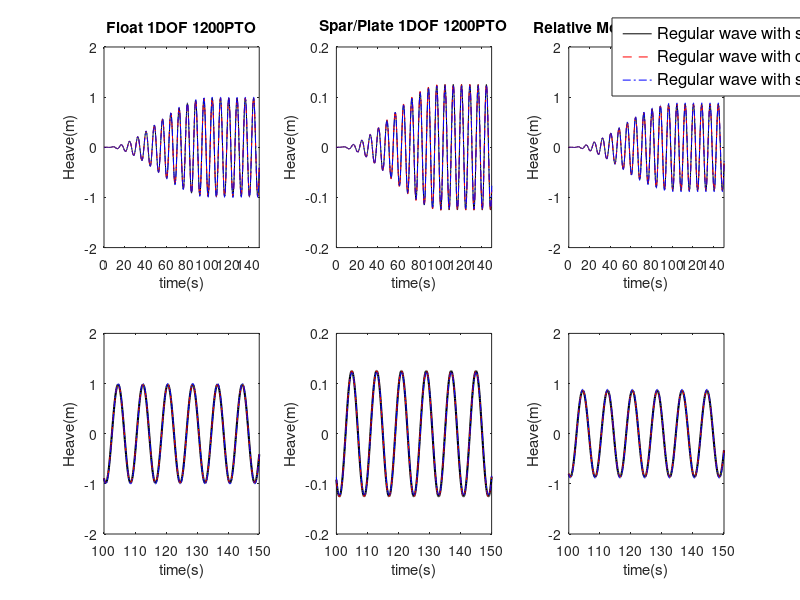

This chart was generated by the following MATLAB code:
%%%%%%%%%%%%%%%%%%%%%%%%%%%%%%%%%%%%%%%%%%%%%%%%%%%%%%%%%%%%%%%%%%%%%%%%%%%
% Copyright 2014 the National Renewable Energy Laboratory and Sandia Corporation
% 
% Licensed under the Apache License, Version 2.0 (the "License");
% you may not use this file except in compliance with the License.
% You may obtain a copy of the License at
% 
%     http://www.apache.org/licenses/LICENSE-2.0
% 
% Unless required by applicable law or agreed to in writing, software
% distributed under the License is distributed on an "AS IS" BASIS,
% WITHOUT WARRANTIES OR CONDITIONS OF ANY KIND, either express or implied.
% See the License for the specific language governing permissions and
% limitations under the License.
%%%%%%%%%%%%%%%%%%%%%%%%%%%%%%%%%%%%%%%%%%%%%%%%%%%%%%%%%%%%%%%%%%%%%%%%%%%

% Plots solver-to-solver comparison for the newly run simulation for the
% regular waves.

%% Load Data
cd regular
load('regular.mat')       % Load WEC-Sim Run Data
cd .. ; cd regularCIC
load('regularCIC.mat')    % Load WEC-Sim Run Data
cd .. ; cd regularSS
load('regularSS.mat')     % Load WEC-Sim Run Data
cd .. 

fprintf('\nRegular wave with sinusoidal assumption')
fprintf(['\nBody1_Heave Max Diff = ' num2str(regular.B1_H_max) ...
    ' m at time = ' num2str(regular.B1.WEC_Sim_org.time(regular.B1_H_I)) 's\n'])
fprintf(['Body2_Heave Max Diff = ' num2str(regular.B2_H_max) ...
    ' m at time = ' num2str(regular.B2.WEC_Sim_org.time(regular.B2_H_I)) 's\n'])
fprintf(['Relative_Heave Max Diff = ' num2str(regular.Rel_H_max) ...
    ' m at time = ' num2str(regular.Rel.WEC_Sim_org.time(regular.Rel_H_I)) 's\n'])

fprintf('\nRegular wave with convolution Integral')
fprintf(['\nBody1_Heave Max Diff = ' num2str(regularCIC.B1_H_max) ...
    ' m at time = ' num2str(regularCIC.B1.WEC_Sim_org.time(regularCIC.B1_H_I)) 's\n'])
fprintf(['Body2_Heave Max Diff = ' num2str(regularCIC.B2_H_max) ...
    ' m at time = ' num2str(regularCIC.B2.WEC_Sim_org.time(regularCIC.B2_H_I)) 's\n'])
fprintf(['Relative_Heave Max Diff = ' num2str(regularCIC.Rel_H_max) ...
    ' m at time = ' num2str(regularCIC.Rel.WEC_Sim_org.time(regularCIC.Rel_H_I)) 's\n'])

fprintf('\nRegular wave with state space')
fprintf(['\nBody1_Heave Max Diff = ' num2str(regularSS.B1_H_max) ...
    ' m at time = ' num2str(regularSS.B1.WEC_Sim_org.time(regularSS.B1_H_I)) 's\n'])
fprintf(['Body2_Heave Max Diff = ' num2str(regularSS.B2_H_max) ...
    ' m at time = ' num2str(regularSS.B2.WEC_Sim_org.time(regularSS.B2_H_I)) 's\n'])
fprintf(['Relative_Heave Max Diff = ' num2str(regularSS.Rel_H_max) ...
    ' m at time = ' num2str(regularSS.Rel.WEC_Sim_org.time(regularSS.Rel_H_I)) 's\n'])

%% Plot Heave Comparisons
h=figure('units','normalized','outerposition',[0 0 1 1]);
% First Row = All simulations, all times
% Second Row = All simulations, t=350-400s
% Third Row = Original and New WEC-Sim runs only, t=350-400s

%First Column: Body 1 Heave
startTime = 100;
subplot(2,3,1)
plot(   regular.B1.WEC_Sim_new.time,   regular.B1.WEC_Sim_new.heave,'k-',...
     regularCIC.B1.WEC_Sim_new.time,regularCIC.B1.WEC_Sim_new.heave,'r--',...
      regularSS.B1.WEC_Sim_new.time, regularSS.B1.WEC_Sim_new.heave,'b-.')
xlabel('time(s)')
ylabel('Heave(m)')
title('Float 1DOF 1200PTO')
xlim([0 150])
ylim([-2 2])

subplot(2,3,4)
m=plot(   regular.B1.WEC_Sim_new.time(find(    regular.B1.WEC_Sim_new.time==startTime):end),...
          regular.B1.WEC_Sim_new.heave(find(   regular.B1.WEC_Sim_new.time==startTime):end),'k-',...
       regularCIC.B1.WEC_Sim_new.time(find( regularCIC.B1.WEC_Sim_new.time==startTime):end),...
       regularCIC.B1.WEC_Sim_new.heave(find(regularCIC.B1.WEC_Sim_new.time==startTime):end),'r--',...
        regularSS.B1.WEC_Sim_new.time(find(  regularSS.B1.WEC_Sim_new.time==startTime):end),...
        regularSS.B1.WEC_Sim_new.heave(find( regularSS.B1.WEC_Sim_new.time==startTime):end),'b-.');
a=get(m(1),'LineWidth')+1;
set(m(1),'LineWidth',a)
xlabel('time(s)')
ylabel('Heave(m)')
xlim([100 150])
ylim([-2 2])

%Second Column: Body 2 Heave
subplot(2,3,2)
plot(   regular.B2.WEC_Sim_new.time,   regular.B2.WEC_Sim_new.heave,'k-',...
     regularCIC.B2.WEC_Sim_new.time,regularCIC.B2.WEC_Sim_new.heave,'r--',...
      regularSS.B2.WEC_Sim_new.time, regularSS.B2.WEC_Sim_new.heave,'b-.')
xlabel('time(s)')
ylabel('Heave(m)')
title('Spar/Plate 1DOF 1200PTO')
xlim([0 150])
ylim([-0.2 0.2])

subplot(2,3,5)
m=plot(   regular.B2.WEC_Sim_new.time(find(    regular.B2.WEC_Sim_new.time==startTime):end),...
          regular.B2.WEC_Sim_new.heave(find(   regular.B2.WEC_Sim_new.time==startTime):end),'k-',...
       regularCIC.B2.WEC_Sim_new.time(find( regularCIC.B2.WEC_Sim_new.time==startTime):end),...
       regularCIC.B2.WEC_Sim_new.heave(find(regularCIC.B2.WEC_Sim_new.time==startTime):end),'r--',...
        regularSS.B2.WEC_Sim_new.time(find(  regularSS.B2.WEC_Sim_new.time==startTime):end),...
        regularSS.B2.WEC_Sim_new.heave(find( regularSS.B2.WEC_Sim_new.time==startTime):end),'b-.');
a=get(m(1),'LineWidth')+1;
set(m(1),'LineWidth',a)
xlabel('time(s)')
ylabel('Heave(m)')
xlim([100 150])
ylim([-0.2 0.2])

%Third Column: Relative Heave
subplot(2,3,3)
plot(   regular.Rel.WEC_Sim_new.time,   regular.Rel.WEC_Sim_new.heave,'k-',...
     regularCIC.Rel.WEC_Sim_new.time,regularCIC.Rel.WEC_Sim_new.heave,'r--',...
      regularSS.Rel.WEC_Sim_new.time, regularSS.Rel.WEC_Sim_new.heave,'b-.')
xlabel('time(s)')
ylabel('Heave(m)')
title('Relative Motion 1DOF 1200PTO')
xlim([0 150])
ylim([-2 2])
l=legend('Regular wave with sinusoidal assumption','Regular wave with convolution Integral','Regular wave with state space');
set(l,'Position',[0.765 0.84 0.07 0.07],'Units','normalized',...
    'FontSize',12);

subplot(2,3,6)
m=plot(   regular.Rel.WEC_Sim_new.time(find(    regular.Rel.WEC_Sim_new.time==startTime):end),...
          regular.Rel.WEC_Sim_new.heave(find(   regular.Rel.WEC_Sim_new.time==startTime):end),'k-',...
       regularCIC.Rel.WEC_Sim_new.time(find( regularCIC.Rel.WEC_Sim_new.time==startTime):end),...
       regularCIC.Rel.WEC_Sim_new.heave(find(regularCIC.Rel.WEC_Sim_new.time==startTime):end),'r--',...
        regularSS.Rel.WEC_Sim_new.time(find(  regularSS.Rel.WEC_Sim_new.time==startTime):end),...
        regularSS.Rel.WEC_Sim_new.heave(find( regularSS.Rel.WEC_Sim_new.time==startTime):end),'b-.');
a=get(m(1),'LineWidth')+1;
set(m(1),'LineWidth',a)
xlabel('time(s)')
ylabel('Heave(m)')
xlim([100 150])
ylim([-2 2])

clear a h l m B1_H_Tolerance B2_H_Tolerance Rel_H_Tolerance str1 str2
